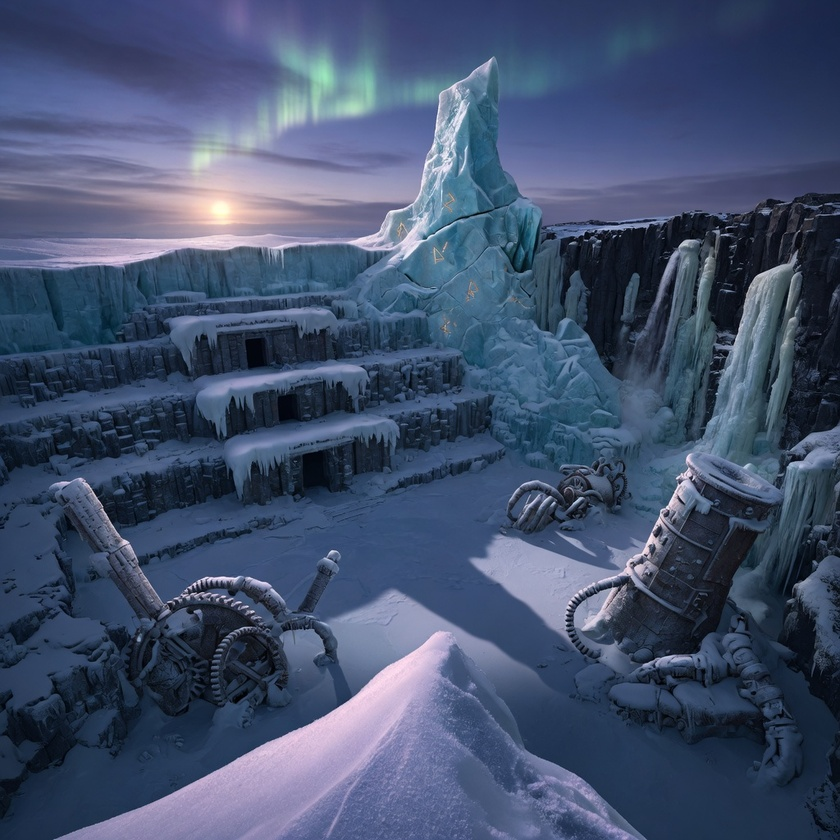
#> input picture tools/sky-band-gate/fixtures/key-zd1-b.jpg, 840 x 840 px, shrunk from 1024 x 1024 before the run
$ python -i measures.py   (imports and definitions only)
#> lines starting #> are read from the running program, lines starting #| are printed output that depends on the picture; after the words box and inside, x2 and y2 are one past the last pixel; in counts of white or black regions, pixels touching at a corner belong together

"""Sky-band-gate measures. Measure-only; never paints plates."""
from __future__ import annotations

import math
from typing import Any

import numpy as np
from PIL import Image
from scipy import ndimage

# Band FAIL (a)/(b) — tuned on fixtures:
# S03-final3-fail / S11-final2-fail FAIL; final4-pass + S06–S10 PASS.
# (a) glow MW: clustered stars + soft ridge
# (a2) tight right-side MW: very low NN distance + high star ratio
MEAN_V_MAX_DELTA = 0.03
MIN_STAR_PX = 2.0
EDGE_RATIO_MAX = 1.045
EDGE_DELTA_MIN = 2.5
BANDING_RISK_FAIL = 0.45
UNDER2_FRAC_FAIL = 0.35

# exported for selftest / report
DENSITY_RATIO_MAX = 1.30  # used in glow-MW clause
LANE_FRAC_MAX = 0.0  # lanes folded into NN / star-ratio clauses; kept for report compat


def load_rgb(path) -> np.ndarray:
#> called with path = 'fixtures/key-zd1-b.jpg'
    with Image.open(path) as im:
#> im is the input picture: PIL image 840x840 RGB; mean R, G, B 67.3, 81.6, 110.3
        return np.asarray(im.convert("RGB"), dtype=np.float32)


def luma(rgb: np.ndarray) -> np.ndarray:
    return 0.2126 * rgb[..., 0] + 0.7152 * rgb[..., 1] + 0.0722 * rgb[..., 2]
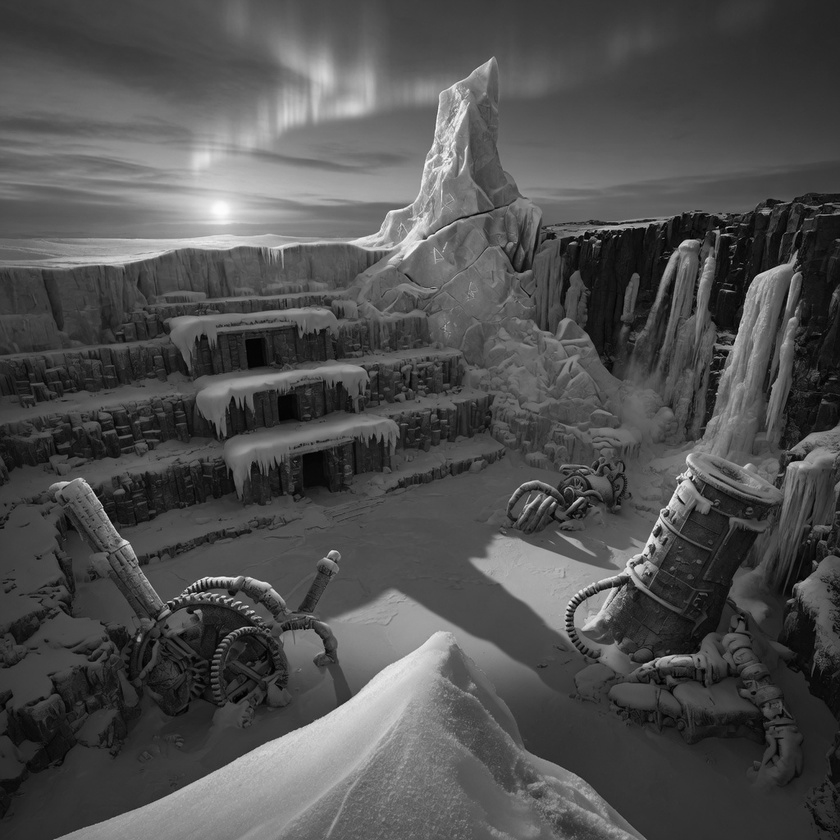
#> returned value: shape (840, 840) float32; min 0.144, max 253.9, mean 80.6


def mean_v(rgb: np.ndarray) -> float:
    return float((rgb.max(axis=-1) / 255.0).mean())


def dog_stars(L: np.ndarray) -> tuple[np.ndarray, np.ndarray, list[float]]:
    dog = np.clip(
        ndimage.gaussian_filter(L, 0.6) - ndimage.gaussian_filter(L, 2.0), 0, None
    )
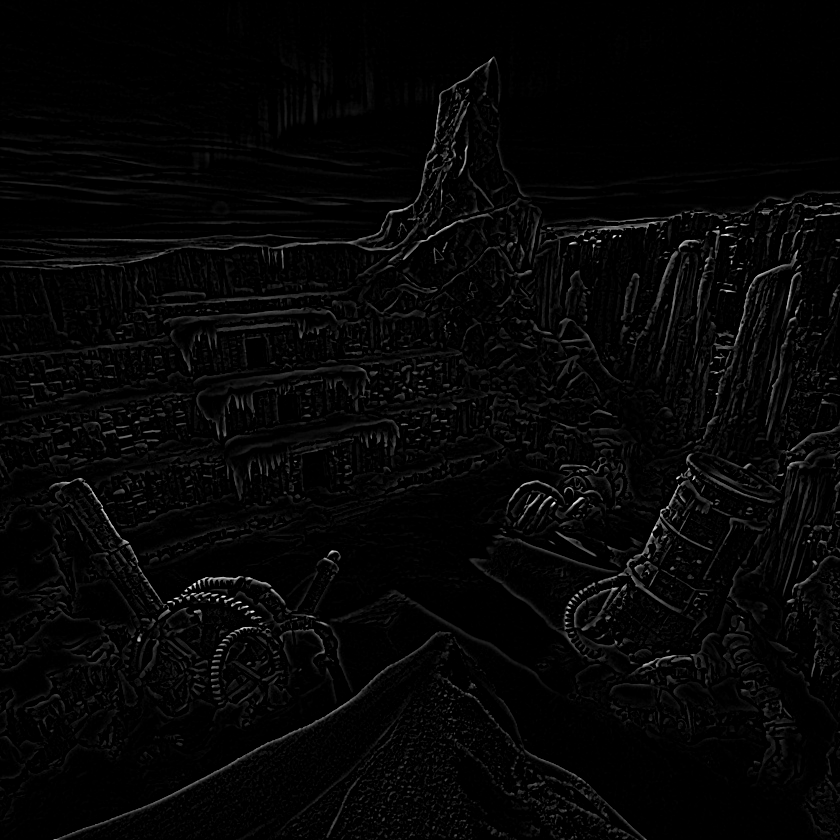
#> dog: shape (840, 840) float32; min 0, max 76.54, mean 1.8; drawn with min black and max white
    thr = float(np.percentile(dog, 99.3))
#> thr = 25.52
    mask = dog >= thr
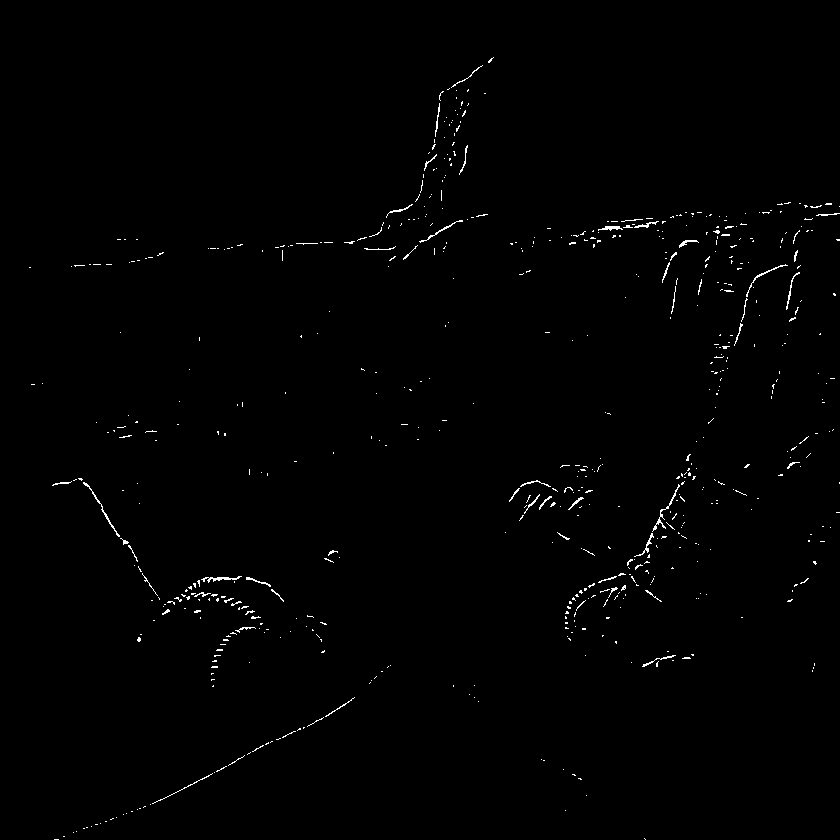
#> mask: shape (840, 840) bool; 0.7% white in thin lines or dots, all inside (x1, y1, x2, y2) = (29, 57, 840, 840)
    lab, n = ndimage.label(mask)
#> lab: shape (840, 840) int32; 879 distinct labels, from 0 to 878
#> n = 878
    keep = np.zeros_like(mask)
    diams: list[float] = []
    sizes = np.bincount(lab.ravel())
#> sizes = 879 values, max 700660 at index 0, min 1 at index 1, mean 802.7
    for i in range(1, n + 1):
        area = int(sizes[i])
        if 1 <= area <= 24:
            keep[lab == i] = True
            diams.append(2.0 * math.sqrt(area / math.pi))
#> this loop made 878 passes
#> area on passes 22, 41, 45: 51, 45, 35
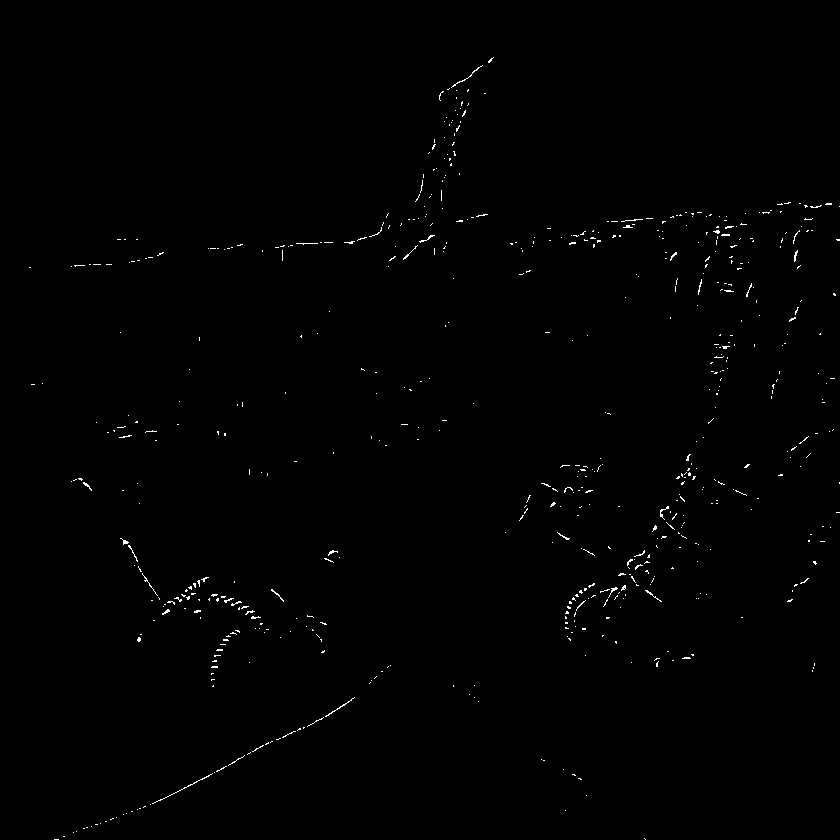
#> keep: shape (840, 840) bool; 0.49% white in thin lines or dots, all inside (x1, y1, x2, y2) = (29, 57, 840, 840)
#> after the loop, diams = 843 values, max 5.53 at index 212, min 1.13 at index 0, mean 2.03
    return dog, keep, diams


# [271 lines left out: functions _best_strip, _strip_nn_and_soft, scan_band, edge_line, _astc4x4_approx, _blue_noise_2d and 2 more, not called in this run]


def key_b_median_star(path) -> float | None:
    if path is None:
        return None
    try:
        rgb = load_rgb(path)
    except OSError:
        return None
    _, _, diams = dog_stars(luma(rgb))
    return float(np.median(diams)) if diams else None


# --- windowed haze + narrow dense-star diagonal (Art Director misses) ---
HAZE_SCORE_MIN = 1.10
HAZE_SOFT_POS_MIN = 1.00
NARROW_ABS_EX_MIN = 1.90
NARROW_ER_MIN = 1.125


# [217 lines left out: functions windowed_haze, narrow_dense_diagonal, assess_plate, not called in this run]

>>> result = key_b_median_star('fixtures/key-zd1-b.jpg')
#> result = 1.6
